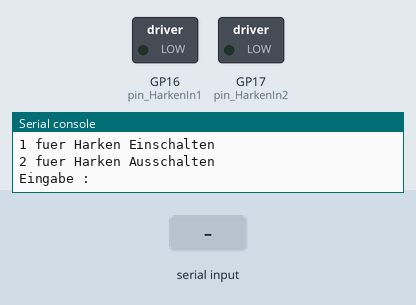
Recording of a program running on a simulated Raspberry Pi Pico running MicroPython. Shown: switched loads named in the program (green lamp = pin HIGH), the last lines printed to the serial console. The test bench sets the inputs (shaded band).

Above: at 1.2 s.
1.3 s: "1" typed at the serial console, then Enter
At 1.6 s:
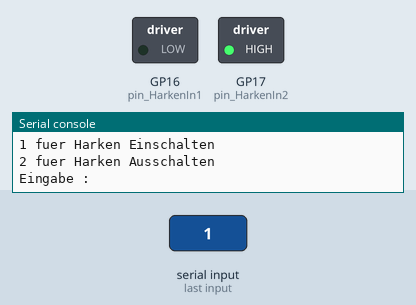
2.8 s: "2" typed at the serial console, then Enter
At 4.0 s:
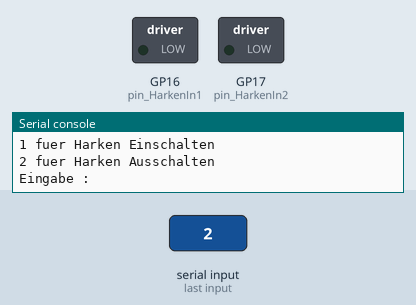
Timing chart, 0 to 5.8 s (numbered marks = the images above; inputs shaded):
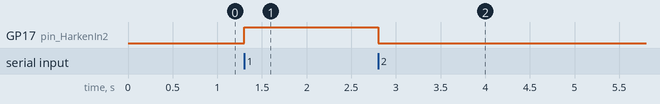

The program:

_test_harken_12V.py
```python
# Getestet Funktioniert
import harkenSteuerung_12V
import utime

if __name__ == "__main__":
    while True:
        print("---------------------------------------------")
        print("1 fuer Harken Einschalten")
        print("2 fuer Harken Ausschalten")
        eingabe = input("Eingabe : ")
        print("---------------------------------------------")

        if eingabe == "1":
            harkenSteuerung_12V.harkenAn()
        elif eingabe == "2":
            harkenSteuerung_12V.harkenAus()
        else :
            print("Fehleingabe")
```

harkenSteuerung_12V.py
```python
########################################################################################################
# Dieses Modul dient der Steuerung des Elektromagnetens welcher als Harken an dem Kran dient
# Der Elektromagnet soll mittels der H-Bruecke L298N mit 12 Volt betiben werden
#
# @Status : Getestet Funktioniert
#
########################################################################################################

########################################################################################################
# Importiere von Module
########################################################################################################
import utime
import logger	# Loggingmodul auf den Terminal der Thonny IDE
import const	# Fuer Pinnbelegungen und globale Variablen
from machine import Pin

########################################################################################################
# Hier werden die GPIO Pins definiert
########################################################################################################
pin_HarkenIn1 = Pin(const.gpio_hBrueckeIn1, Pin.OUT)
pin_HarkenIn2 = Pin(const.gpio_hBrueckeIn2, Pin.OUT)

########################################################################################################
# Setze die Pins an der H-Bruecke abhaegig von den Aufrufparameter
# @input : in1 = 0 oder 1 um GPIO zu steuern
# @input : in2 = 0 oder 1 um GPIO zu steuern
########################################################################################################
def setzePinIn1In2_L298N(in1, in2):
    pin_HarkenIn1.value(in1)
    pin_HarkenIn2.value(in2)

########################################################################################################
# Schaltet den Harken an und logged dies weg
########################################################################################################
def harkenAn():
    setzePinIn1In2_L298N(0, 1)
    logger.log("Harken Einschalten", "Harken")

########################################################################################################
# Schaltet den Harken aus und logged dies Weg
# Vor dem Ausschalten wird der Elektromagnet kurz umgepolt. Diese Zeit reicht nicht, dass Gegenstaende
# vom Magneten fallen. Die hoffnung ist die, so das Metall am Harken etwas zu entmagnetisieren.
# Es hat sich gezeigt, dass gegenstände sonst "kleben" bleiben
########################################################################################################
def harkenAus():
    setzePinIn1In2_L298N(1, 0)
    utime.sleep_ms(2)
    setzePinIn1In2_L298N(0, 0)
    logger.log("Harken Ausschalten", "Harken")
```

logger.py
```python
########################################################################################################
# Dieses Modul ist ein Hilfsmodul und hat seinerseits kein Interface zu einem Aktor oder Sensor.
# Es hat die aufgabe auf das Thonny Terminal zu loggen um den Benutzer ueber den aktuellen Status
# des Kranprogramms zu informieren. Dies ist für das Debugging unerlaesslich.
#
# Gelogged wird in dem Format :
# [Zeit seit beginn des Karanprogramms] [Modul welches gerade logged zb "H-BRUCKE"] [Prosa Text]
#
# @Status : Getestet Funktioniert
#
########################################################################################################
import utime

# Initialisiere den Startzeitpunkt, nehme einen Zeitstempel
START_TIME = utime.ticks_ms()

########################################################################################################
# Erzeuge Zeitstring fuer die logausgabe
# 1. Hole die Zeitdifferenz zwischen dem aktuellen Zeitpunkt und dem Startzeitpunkt
# 2. Teile durch 1000 um von ms auf sekunden zu kommen
# 3. Teile die absoluten Programmlaufzeit durch 60 aber ohne Rest (wie in der Grundschule)
#    so erhält man nur die vollen beendeten Minuten
# 4. Modulo Operator (diesmal schauen wir uns nur den Rest an) alles von der absoluten
#    Programmlaufzeit was noch von "durch 60" als rest überbleibt muss die verbleibende
#    Sekundenzeit sein (Wie in der Grundschule, Teilen mit Rest; hier interessiert aber
#    nur der Rest)
#
# @return : Gibt die Zeit seit dem Start des Programms als string zurück.
#			 Format [minute seit Programmstart]:[sekunden seit Programmstart]
########################################################################################################
def hohleZeitstempel():
    sysZeit = utime.ticks_diff(utime.ticks_ms(), START_TIME) // 1000
    minutes = sysZeit // 60
    seconds = sysZeit % 60
    return f"{minutes:02}:{seconds:02}"

########################################################################################################
# Loggt eine Nachricht mit einem relativen Zeitstempel zum Programmstart,
# einem Modulnamen und einer Nachricht auf dem Terminal der Thonny IDE
#
# ACHTUNG : Geht natürlich nur wenn print nicht umgeleitet wird
#
# @input : nachricht = freier prosa text als string
# @input : komponente = Name der Komponente die gerade logged als string
#
########################################################################################################
def log(nachricht, komponente="INFO"):
    zeitStempel = hohleZeitstempel()
    print(f"[{zeitStempel}] [{komponente}] {nachricht}")
```

const.py
```python
########################################################################################################
# In dieser Datei sollen alle Globalen Variablen definiert werden. Dies dient dazu z.B Pin definitionen
# nicht über den gesamten Quelltext zu verteilen sonder zu Zentralisieren. Hierdurch koennen fehler wie
# doppeltbelegungen von Pins leichter gefunden werden. Durch Testen einzelner Module würde diese Art von
# fehler wahrscheinlich garnicht entdeckt werden können.
#
# Eine weiterer vorteil ist, dass bei der Feinjustierung des Krans (z.B. Geschwindigkeiten oder Warte-
# zeiten) nurnoch diese Zentrale Datei editiert und hochgeladen werden muss
########################################################################################################

########################################################################################################
# GPIO Pin belegung fuer die H-Bruecke L298N. In1 und 2 dienen für Out 1 und 2 wo der Elektromagnet
# Angeschlossen ist In 3 und 4 sowie der ENB Pin fuer die elektrifizierung der Gleise Out 3 und 4.
# Der ENB Pin kann den Ausgang OUT 3 - 4 komplett deaktivieren eignet sich d.h. für PWM
########################################################################################################
gpio_hBrueckeENB			= 20
gpio_hBrueckeIn4			= 19
gpio_hBrueckeIn3			= 18
gpio_hBrueckeIn2			= 17
gpio_hBrueckeIn1			= 16

########################################################################################################
# GPIO Pin belegung fuer Llichtschranke und Reet Schalter.
# ACHTUNG: Lichtschrankenausgabe ist "invertiert" zum erwartungswert. Kabelbruchsicher
########################################################################################################
gpio_LichtschrankeLesen		= 15	# Pin um Lichtschranke zu lesen
gpio_ReetSchalterLesen		= 14	# Pin um Reed Schlater zu lesen

########################################################################################################
# GPIO Pin fuer den Motor Treiber ULN2003 um den Windenmotor zu steuern.
# Der Windenmotor ist vom Typ 28BY-48 und hat 4 seperat steuerbare Wicklungen
########################################################################################################
gpio_windenMotorIn1			= 13
gpio_windenMotorIn2			= 12
gpio_windenMotorIn3			= 11
gpio_windenMotorIn4			= 10

########################################################################################################
# GPIO Pin fuer die Servomotoren SG90
# ACHTUNG : Ist deren Poti nicht in Grundstellung rotieren sie bei initialisierung sehr schnell
########################################################################################################
gpio_weichenMotor			= 5
gpio_turmMotor				= 4

########################################################################################################
# GPIO Pin um Elektromagnet zu steuern
# ACHTUNG : Aufgrund von Designaenderungen nun nicht mehr ueber GPIO 3
########################################################################################################
#gpio_harkenAktivieren		= 3		# Pin um den Elektromagneten einzuschalten

########################################################################################################
# GPIO Pins fuer die Stellwerk Kommunikation. Fuer details siehe Doku
# gpio_stellwReq : Pin schreibt anfrage ans Stellwerk.
# gpio_stellwAck : Fallende flanke an diesem Pin bedeutet OK
# gpio_simulationsStellwReq : Mit diesem Pin soll das Stellwerk Simuliert werden können
########################################################################################################
gpio_simulationsStellwReq	= 2
gpio_stellwReq				= 1
gpio_stellwAck				= 0		# Pin liesst Stellwerk antwort. Fallende Flanke Ok. Ohne Stellwerk mit GPIO 1 verbinden


########################################################################################################
# GLOBALEN
########################################################################################################

########################################################################################################
# Zeit in der die beiden Sensoren (Reedsschalter und Lichtschranke) innerhalb ihres eigenen Threads
# Zyklisch abgefragt werden sollen
########################################################################################################
sensorUeberwachungLoopSleepTimeMs = 1

########################################################################################################
# Windenmotor
########################################################################################################
stepsHarken 					= 1500				# Hierüber lässt sich einstellen wie viel Faden von der Winde abgewickelt werden soll. Je größer desto mehr.
stepsHarkenOffset				= 150               # Hier lässt sich die einstellen wie viel mehr Faden gegeben werden muss um den Boden zu erreichen. Differnez Boden zu Wagon
delayHarken 					= float(0.002)		# Geschwindigkeit mit der der Faden abgerollt werden soll. 0.001 max geschwindigkeit
richtungHarkenHoch				= 1					# Winde wickelt Faden auf
richtungHarkenRunter			= -1				# Winde wickelt Faden ab

########################################################################################################
# Turmmotor alt
########################################################################################################
#stepsTurn180Grad				= 260				# Hierüber lässt sich einstellen wie weit der Turm gedreht werden soll. 220 ca 180 Grad.
#delayTurn						= float(0.005)		# Geschwindigkeit mit der der Turm rotieren soll. 0.001 max geschwindigkeit
#speedTurmmotor					= 0.02				# Geschwindigkeit mit der der Turm rotieren soll. Besser nicht ueber 0.02

########################################################################################################
# H-Bruecken schaltrichtung
########################################################################################################
gleisstromZugRein				= 1					# Wie rum sollen die Gleise unter Strom. 1 == Zug Rein, 0 == Zug Raus
gelisstromZugRaus				= 0					# Wie rum sollen die Gleise unter Strom. 1 == Zug Rein, 0 == Zug Raus

########################################################################################################
# Weiche
# Die Werte fuer den PWM Winkel kommen aus  der Mail "micropython Programme" vom 25.09.2024 - 08:20
########################################################################################################
weichenMotorTraegerFrq			= 50				# Taeger Frequenz fuer Weichenmotor
endlageWeicheAuf				= 1500000			# PWM duty time fuer Weiche auf; Gibt Winkel an
endlageWeicheZu					= 1300000			# PWM duty time fuer Weiche zu; Gibt Winkel an

########################################################################################################
# Turmmotor neu
########################################################################################################
turmMotorGrad000				= 500000			# PWM duty fuer den Winkel des Turmmotors
turmMotorGrad090				= 1500000			# PWM duty fuer den Winkel des Turmmotors
turmMotorGrad180				= 2500000			# PWM duty fuer den Winkel des Turmmotors
speed_schrittweite_Turmmotor	= 5000				# Drehwinkel des Turms innerhalb eines Drehschrittes
verzoegerungTurmMotor			= 0.02				# Verlangsamt das drehen des Turmmotors in ns zwischen einem Drehschritt
richtungTurmDrehtRechts			= 1					# Turm dreht sich nach Rechts
richtungTurmDrehtLinks			= -1				# Turm dreht sich nach Links

########################################################################################################
# Stellwerk Simulation
########################################################################################################
stellwSimulationTasteSteigendeFlanke = "s" # Drücken dieser Taste erzeugt eine steigende Flanke
stellwSimulationTasteFallendeFlanke	 = "f" # Drücken dieser Taste erzeugt eine fallende Flanke

########################################################################################################
# Zug fahren
########################################################################################################
minZugSpeed						= 45				# Min duty time fuer schwarzen zug zum bewegen. In Prozent.
                                                    # Wahrscheinlich zwischen 40% und 45% NOCH ZU TESTEN!!!
abbruchsZeitInMs_ZugReinfahren 	= 3000				# In Ms. Nach dieser Zeit schaltet die H-Brücke ab. Damit Zug nicht zuweit fährt.
                                                    # Kann auch genutzt werden,  wenn Reed kontakt nicht ordentlich greift. Dann kann
                                                    # versucht werden über diesen Parameter den Zug unter den Kran zu stellen.
                                                    # Zeit in Millisekunden. WERT MUSS NOCH DURCH TESTEN RAUSGEFUNDEN WERDEN

abbruchsZeitInMs_ZugRausfahren  = 30000				# In Ms. Nach dieser Zeit schaltet die H-Brücke ab. Damit Zug nicht zuweit fährt.
                                                    # Diesmal nur beim Rausfahren.
```

Measured:
- after the input at 1.3 s, GP17 (pin_HarkenIn2): LOW → HIGH at once
- after the input at 2.8 s, GP17 (pin_HarkenIn2): HIGH → LOW at once
